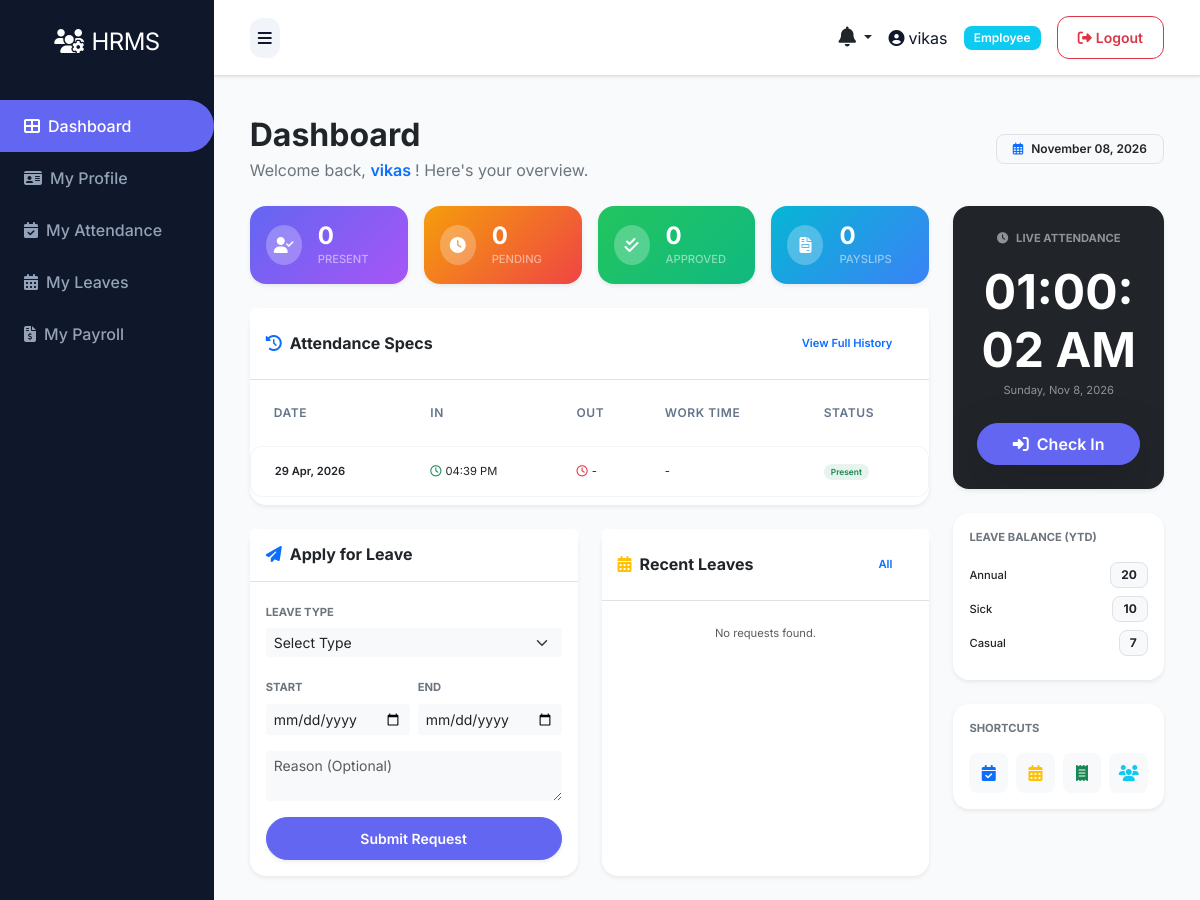
Before: /user/dashboard (signed in) with the older database file.
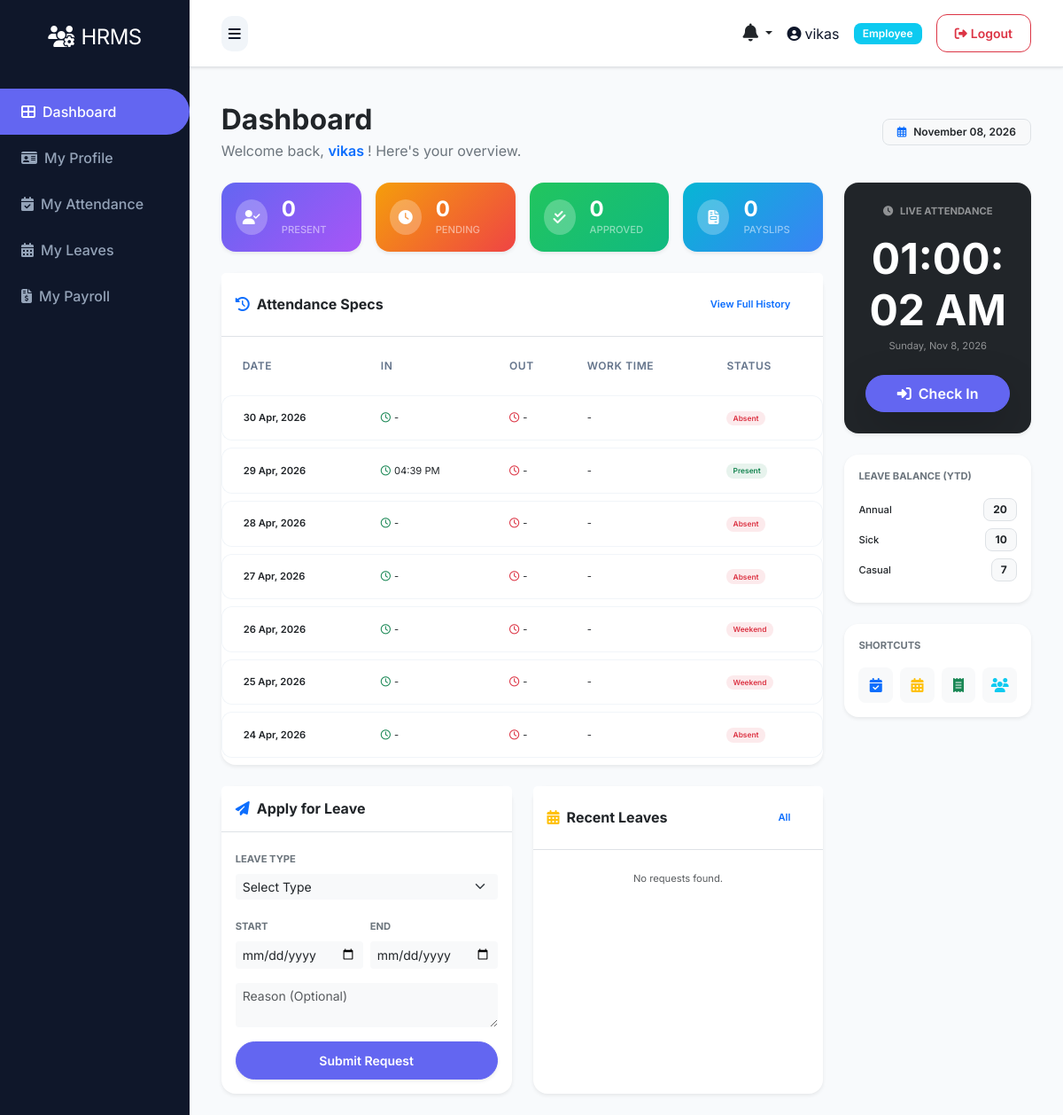
After: the same page with the newer database file.
### models.py (models this page shows)
class Attendance(db.Model):
    __tablename__ = 'attendances'
    id = db.Column(db.Integer, primary_key=True)
    employee_id = db.Column(db.Integer, db.ForeignKey('employees.id'), nullable=False)
    date = db.Column(db.Date, nullable=False)
    time_in = db.Column(db.Time)
    time_out = db.Column(db.Time)
    status = db.Column(db.String(20))  # present, absent, holiday, weekend
    description = db.Column(db.Text)  # For holiday name or other notes
    created_at = db.Column(db.DateTime, default=datetime.utcnow)
    updated_at = db.Column(db.DateTime, default=datetime.utcnow, onupdate=datetime.utcnow)

### routes/user.py (the view, shortened to what this page needs)
@bp.route('/dashboard')
@login_required
def dashboard():
    user = current_user
    employee = None
    attendances = []
    leaves = []
    payrolls = []
    today_attendance = None
    try:
        employee = Employee.query.filter_by(email=user.email).first()
    except Exception:
        employee = None
    if employee:
        attendances = Attendance.query.filter_by(employee_id=employee.id).order_by(Attendance.date.desc()).limit(7).all()
        leaves = Leave.query.filter_by(employee_id=employee.id).order_by(Leave.created_at.desc()).limit(5).all()
        payrolls = Payroll.query.filter_by(employee_id=employee.id).order_by(Payroll.year.desc(), Payroll.month.desc()).limit(6).all()
        today = datetime.now().date()
        today_attendance = Attendance.query.filter_by(employee_id=employee.id, date=today).first()
        try:
            current_year = datetime.now().year
            policy = {
                'annual': 20,
                'sick': 10,
                'casual': 7
            }
            used = {'annual': 0, 'sick': 0, 'casual': 0}
            approved_leaves = Leave.query.filter_by(employee_id=employee.id, status='approved').filter(Leave.start_date >= datetime(current_year, 1, 1).date()).all()
            for al in approved_leaves:
                days = (al.end_date - al.start_date).days + 1
                key = (al.leave_type or '').lower()
                if key in used:
                    used[key] += days
            leave_balance = {k: max(0, policy.get(k, 0) - used.get(k, 0)) for k in policy}
        except Exception:
            leave_balance = {'annual': 0, 'sick': 0, 'casual': 0}
        try:
            today = datetime.now().date()
            first_of_month = today.replace(day=1)
            present_days_month = Attendance.query.filter(Attendance.employee_id == employee.id, Attendance.date >= first_of_month).count()
            pending_leaves = Leave.query.filter_by(employee_id=employee.id, status='pending').count()
            approved_leaves_ytd = Leave.query.filter(Leave.employee_id == employee.id, Leave.status == 'approved').filter(Leave.start_date >= datetime(current_year, 1, 1).date()).count()
            payrolls_this_year = Payroll.query.filter_by(employee_id=employee.id, year=current_year).count()
            missed_attendances = Attendance.query.filter(
                Attendance.employee_id == employee.id,
                Attendance.date >= first_of_month,
                Attendance.date < today,
                Attendance.status == 'absent'
            ).order_by(Attendance.date.desc()).all()
        except Exception:
            present_days_month = 0
            pending_leaves = 0
            approved_leaves_ytd = 0
            payrolls_this_year = 0
            missed_attendances = []
    return render_template('admin/user/dashboard.html', user=user, employee=employee, attendances=attendances, leaves=leaves, payrolls=payrolls, leave_balance=leave_balance, present_days_month=present_days_month, pending_leaves=pending_leaves, approved_leaves_ytd=approved_leaves_ytd, payrolls_this_year=payrolls_this_year, today_attendance=today_attendance, missed_attendances=missed_attendances)

### app.py (called while the page is built)
@app.context_processor
def inject_now():
    return {'datetime': datetime}

@login_manager.user_loader
def load_user(user_id):
    try:
        return db.session.get(User, int(user_id))
    except Exception as e:
        app.logger.error(f'Error loading user {user_id}: {str(e)}')
        return None

@app.context_processor
def inject_user():
    pending_leaves = 0
    unread_notifications_count = 0
    recent_notifications = []
    try:
        if current_user.is_authenticated:
            if getattr(current_user, 'role', None) and current_user.role.name in ['superadmin', 'hr']:
                from models import Leave
                pending_leaves = Leave.query.filter_by(status='pending').count()
            unread_notifications_count = Notification.query.filter_by(user_id=current_user.id, is_read=False).count()
            recent_notifications = Notification.query.filter_by(user_id=current_user.id).order_by(Notification.created_at.desc()).limit(5).all()
    except Exception:
        pass
    return dict(current_user=current_user, pending_leaves=pending_leaves, unread_notifications_count=unread_notifications_count, recent_notifications=recent_notifications)

### templates/admin/user/dashboard.html (shortened to what the changed rows need)
{% extends 'base.html' %}
{% block content %}
<div class="container-fluid animate-fade-in">
    <div class="row mb-4 align-items-center">
        <div class="col-md-8">
            <h2 class="fw-bold text-dark mb-1">Dashboard</h2>
        </div>
    </div>
    <div class="row g-4">
        <div class="col-lg-9">
            <div class="row g-3 mb-4">
                {% set stats = [
                    {'label': 'Present', 'val': present_days_month, 'icon': 'fa-user-check', 'grad': 'primary'},
                    {'label': 'Pending', 'val': pending_leaves, 'icon': 'fa-clock', 'grad': 'warning'},
                    {'label': 'Approved', 'val': approved_leaves_ytd, 'icon': 'fa-check-double', 'grad': 'success'},
                    {'label': 'Payslips', 'val': payrolls_this_year, 'icon': 'fa-file-invoice', 'grad': 'info'}
                ] %}
                {% for stat in stats %}
                <div class="col-6 col-md-3">
                    <div class="card bg-gradient-{{ stat.grad }} text-white border-0 shadow-sm p-2">
                        <div class="card-body p-2 d-flex align-items-center">
                            <div class="bg-white bg-opacity-25 rounded-circle p-2 me-3">
                                <i class="fas {{ stat.icon }} fa-fw"></i>
                            </div>
                            <div>
                                <h4 class="fw-bold mb-0">{{ stat.val }}</h4>
                                <p class="mb-0 text-white-50 x-small fw-medium text-uppercase">{{ stat.label }}</p>
                            </div>
                        </div>
                    </div>
                </div>
                {% endfor %}
            </div>
            <div class="card mb-4 border-0 shadow-sm">
                <div class="card-body p-0 border-top">
                    <div class="table-responsive">
                        <table class="table table-hover mb-0 x-small">
                            <thead class="bg-light">
                                <tr>
                                    <th class="ps-4">Date</th>
                                    <th>In</th>
                                    <th>Out</th>
                                    <th>Work Time</th>
                                    <th>Status</th>
                                </tr>
                            </thead>
                            <tbody>
                                {% if attendances %}
                                    {% for a in attendances %}
                                    <tr>
                                        <td class="ps-4 fw-semibold text-dark">{{ a.date.strftime('%d %b, %Y') }}</td>
                                        <td><i class="far fa-clock text-success me-1"></i>{{ a.time_in.strftime('%I:%M %p') if a.time_in else '-' }}</td>
                                        <td><i class="far fa-clock text-danger me-1"></i>{{ a.time_out.strftime('%I:%M %p') if a.time_out else '-' }}</td>
                                        <td>
                                            {% if a.time_in and a.time_out %}
                                                {% set duration = (a.time_out.hour * 60 + a.time_out.minute) - (a.time_in.hour * 60 + a.time_in.minute) %}
                                                <span class="text-primary fw-medium">{{ (duration // 60) }}h {{ (duration % 60) }}m</span>
                                            {% else %}-{% endif %}
                                        </td>
                                        <td>
                                            <span class="badge bg-{{ 'success' if a.status=='present' else 'danger' }} bg-opacity-10 text-{{ 'success' if a.status=='present' else 'danger' }}">
                                                {{ a.status|title }}
                                            </span>
                                        </td>
                                    </tr>
                                    {% endfor %}
                                {% else %}
                                    <tr><td colspan="5" class="text-center py-5 text-secondary">No attendance records found.</td></tr>
                                {% endif %}
                            </tbody>
                        </table>
                    </div>
                </div>
            </div>
        </div>
        <div class="col-lg-3">
            <div class="card mb-4 border-0 shadow-sm bg-dark text-white overflow-hidden">
                <div class="card-body p-4 text-center">
                    <h1 id="current-time" class="fw-bold mb-1 display-5">--:--:--</h1>
                </div>
            </div>
            <div class="card mb-4 border-0 shadow-sm">
                <div class="card-body p-3">
                    {% for type, bal in leave_balance.items() %}
                    <div class="d-flex align-items-center justify-content-between mb-2">
                        <span class="x-small text-capitalize fw-medium">{{ type }}</span>
                        <span class="badge bg-light text-dark border fw-bold">{{ bal }}</span>
                    </div>
                    {% endfor %}
                </div>
            </div>
            <div class="card border-0 shadow-sm">
                <div class="card-body p-3 text-center">
                    <div class="row g-2">
                        {% set navs = [
                            {'url': 'user.attendance_list', 'icon': 'fa-calendar-check', 'c': 'primary'},
                            {'url': 'user.leaves_list', 'icon': 'fa-calendar-alt', 'c': 'warning'},
                            {'url': 'user.payrolls_list', 'icon': 'fa-receipt', 'c': 'success'},
                            {'url': 'user.directory', 'icon': 'fa-users', 'c': 'info'}
                        ] %}
                        {% for nav in navs %}
                        <div class="col-3">
                            <a href="{{ url_for(nav.url) }}" class="btn btn-light border-0 p-2 w-100 rounded-3 text-{{ nav.c }}">
                                <i class="fas {{ nav.icon }}"></i>
                            </a>
                        </div>
                        {% endfor %}
                    </div>
                </div>
            </div>
        </div>
    </div>
</div>
{% endblock %}

Changed rows visible on the page:
added Attendance: date "30 Apr, 2026", time_in "-", time_out "-", status "Absent"
added Attendance: date "28 Apr, 2026", time_in "-", time_out "-", status "Absent"
added Attendance: date "27 Apr, 2026", time_in "-", time_out "-", status "Absent"
added Attendance: date "26 Apr, 2026", time_in "-", time_out "-", status "Weekend"
added Attendance: date "25 Apr, 2026", time_in "-", time_out "-", status "Weekend"
added Attendance: date "24 Apr, 2026", time_in "-", time_out "-", status "Absent"
